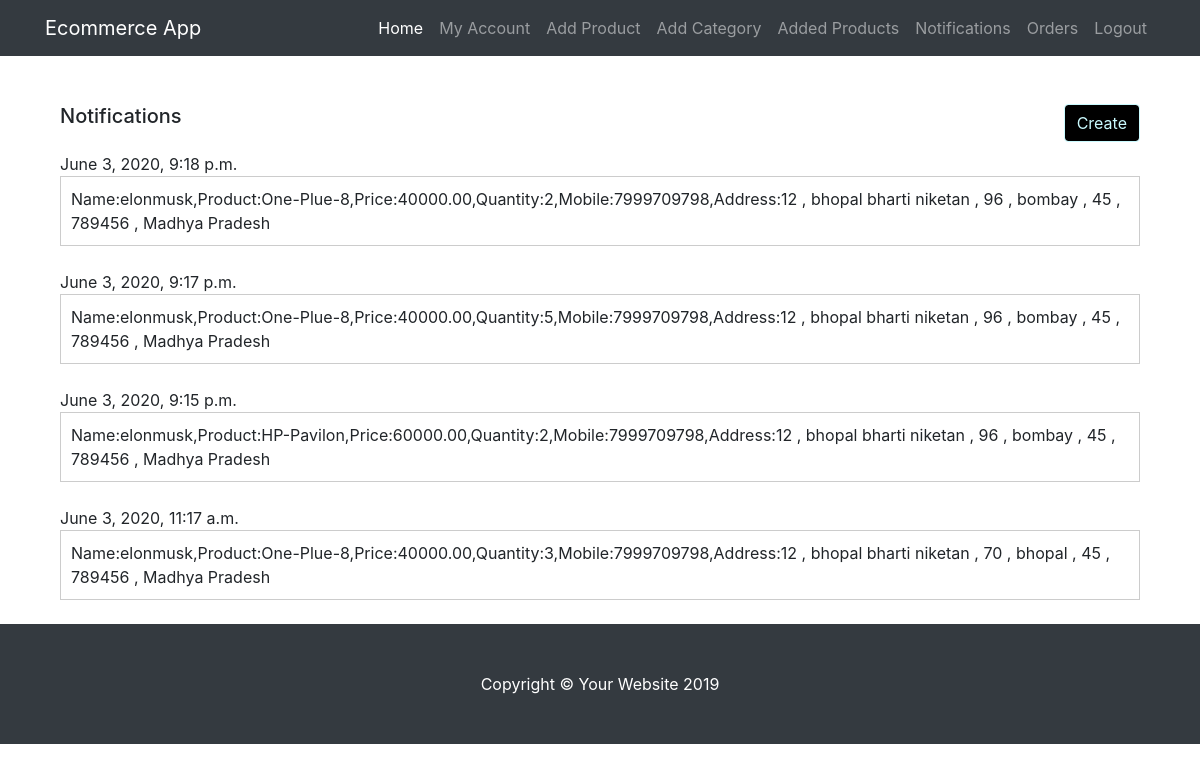
The page /seller/sellernotifications/ (signed in) on the database its author committed.
### ecommerce/models.py (models this page shows)
class userNotification(models.Model):
    userid = models.ForeignKey(UserProfile,on_delete=models.CASCADE)
    message = models.CharField(max_length = 1000)
    tim = models.DateTimeField(auto_now_add=True)

### seller/views.py (the view)
# urls.py: path('sellernotifications/',views.sellernotifications),
@login_required
def sellernotifications(request):
    sellerobj = UserProfile.objects.get(user__id = request.user.id)
    obj = userNotification.objects.filter(userid = sellerobj).order_by('-tim')
    return render(request,'sellernotifications.html',{'obj':obj})

### templates/sellernotifications.html (shortened to what this page needs)
{% extends 'base.html' %}
{% block navigation %}
	<nav class="navbar navbar-expand-lg navbar-dark bg-dark fixed-top">
    <div class="container">
      <a class="navbar-brand" href="#">Ecommerce App</a>
      <div class="collapse navbar-collapse" id="navbarResponsive">
        <ul class="navbar-nav ml-auto">
          <li class="nav-item active">
            <a class="nav-link" href="/seller/sellerapp/">Home
            </a>
          </li>
          <li class="nav-item">
            <a class="nav-link" href="#">My Account</a>
          </li>
          <li class="nav-item">
            <a class="nav-link" href="/seller/addproduct/">Add Product</a>
          </li>
					<li class="nav-item">
            <a class="nav-link" href="/seller/addcategory/">Add Category</a>
          </li>
          <li class="nav-item">
            <a class="nav-link" href="/seller/addedproduct/">Added Products</a>
          </li>
          <li class="nav-item">
            <a class="nav-link" href="/seller/sellernotifications/">Notifications</a>
          </li>
					<li>
            <a class="nav-link" href="/seller/sellerorders/">Orders</a>
          </li>
          <li class="nav-item">
            <a class="nav-link" href="/logout_call/">Logout</a>
          </li>
        </ul>
      </div>
    </div>
  </nav>
{% endblock %}
{% block sellernotifications %}
<div class="container">
  <div class="">
		<br>
		<br>
    <div>
    	<h5 class="text-center" style="float:left">Notifications</h5>
			<a href="/seller/createnotifications/" style="float:right;text-decoration:none;"><button type="button" name="button" style="color:#CAFAFE;background-color:black;border:1px solid #CAFAFE;" class="form-control">Create</button></a>
    </div>
		<br>
    <br>
    {% for i in obj %}
				{{i.tim}}
      <div class="container" style="padding:10px;border:0.5px solid #ccc">
        {{ i.message }}
      </div>
			<br>
    {% endfor %}
  </div>
</div>
{% endblock %}

### static/css/heroic-features.css (style rules this page uses)
body { padding-top: 56px; }

### rows shown on the page
userNotification: tim "June 3, 2020, 9:18 p.m.", message "Name:elonmusk,Product:One-Plue-8,Price:40000.00,Quantity:2,Mobile:7999709798,Address:12 , bhopal bharti niketan , 96 , bombay , 45 , 789456 , Madhya Pradesh"
userNotification: tim "June 3, 2020, 9:17 p.m.", message "Name:elonmusk,Product:One-Plue-8,Price:40000.00,Quantity:5,Mobile:7999709798,Address:12 , bhopal bharti niketan , 96 , bombay , 45 , 789456 , Madhya Pradesh"
userNotification: tim "June 3, 2020, 9:15 p.m.", message "Name:elonmusk,Product:HP-Pavilon,Price:60000.00,Quantity:2,Mobile:7999709798,Address:12 , bhopal bharti niketan , 96 , bombay , 45 , 789456 , Madhya Pradesh"
userNotification: tim "June 3, 2020, 11:17 a.m.", message "Name:elonmusk,Product:One-Plue-8,Price:40000.00,Quantity:3,Mobile:7999709798,Address:12 , bhopal bharti niketan , 70 , bhopal , 45 , 789456 , Madhya Pradesh"
